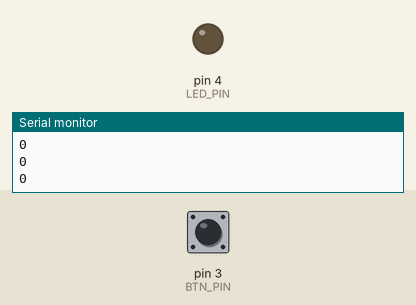
A sketch run on a simulated Arduino Uno, built with avr-gcc and run on an emulated ATmega328P. Parts: output pins drawn as LEDs (lit = HIGH), the last lines printed to the serial monitor. Inputs (shaded band) come from the test bench; at power-on: pin 3 (BTN_PIN) LOW.

Above: at 1.2 s.
1.3 s: pin 3 (BTN_PIN) pulled HIGH for 0.15 s
At 1.4 s:
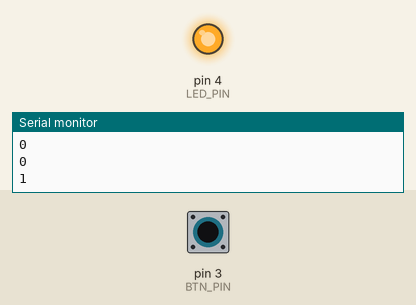
3.0 s: pin 3 (BTN_PIN) pulled HIGH for 3.2 s
At 7.4 s:
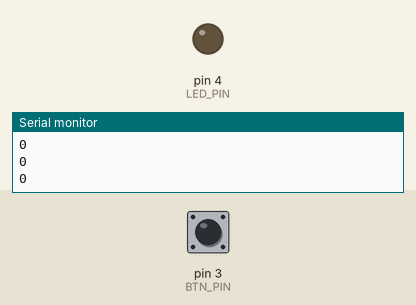
Timing chart, 0 to 8.9 s (numbered marks = the images above; inputs shaded):
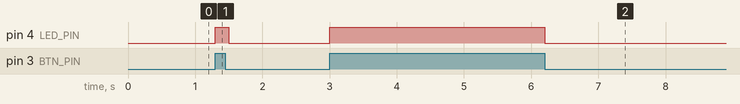

The sketch:

ButtonNoPullup.ino
```cpp
#define BTN_PIN 3
#define LED_PIN 4

void setup() {
  Serial.begin(9600);
  pinMode(BTN_PIN, INPUT);
  pinMode(LED_PIN, OUTPUT);
}

void loop() {
  byte val = digitalRead(BTN_PIN);
  Serial.println(val);
  if (val == HIGH) {
    digitalWrite(LED_PIN, HIGH);
  } else {
    digitalWrite(LED_PIN, LOW);
  }
  delay(100);
}
```

Measured:
- after the input at 1.3 s, pin 4 (LED_PIN): LOW → HIGH at once, → LOW 0.20 s later
- after the input at 3.0 s, pin 4 (LED_PIN): LOW → HIGH at once, → LOW 3.2 s later
